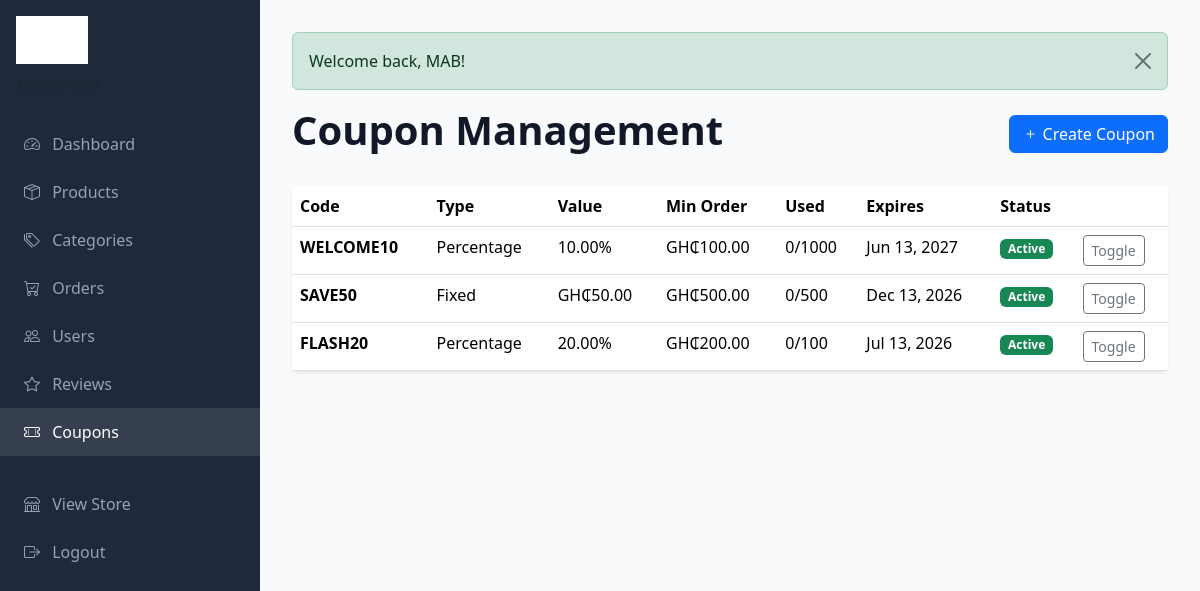
Page /admin/coupons.php (signed in) on the committed database.
### tables this page shows
CREATE TABLE IF NOT EXISTS coupons (
    id INT UNSIGNED AUTO_INCREMENT PRIMARY KEY,
    code VARCHAR(50) NOT NULL UNIQUE,
    description VARCHAR(255) DEFAULT NULL,
    discount_type ENUM('percentage', 'fixed') NOT NULL,
    discount_value DECIMAL(10,2) NOT NULL,
    min_order_amount DECIMAL(10,2) DEFAULT 0,
    max_uses INT DEFAULT NULL,
    used_count INT DEFAULT 0,
    starts_at DATETIME DEFAULT NULL,
    expires_at DATETIME DEFAULT NULL,
    is_active TINYINT(1) DEFAULT 1,
    created_at TIMESTAMP DEFAULT CURRENT_TIMESTAMP
);

### includes/security.php (called while the page is built, shortened)
<?php
function e(?string $value): string
{
    return htmlspecialchars($value ?? '', ENT_QUOTES, 'UTF-8');
}

### includes/functions.php (called while the page is built, shortened)
<?php
function formatPrice(float $amount): string
{
    return APP_CURRENCY_SYMBOL . number_format($amount, 2);
}

### admin/coupons.php (the view, shortened to what this page needs)
<?php
$pdo = getDB();
$coupons = $pdo->query('SELECT * FROM coupons ORDER BY created_at DESC')->fetchAll();
include dirname(__DIR__) . '/templates/admin/header.php';
?>
<div class="d-flex justify-content-between align-items-center mb-4">
    <h1 class="fw-bold">Coupon Management</h1>
    <button class="btn btn-primary" data-bs-toggle="modal" data-bs-target="#couponModal"><i class="bi bi-plus"></i> Create Coupon</button>
</div>
<div class="card border-0 shadow-sm">
    <table class="table table-hover mb-0">
        <thead><tr><th>Code</th><th>Type</th><th>Value</th><th>Min Order</th><th>Used</th><th>Expires</th><th>Status</th><th></th></tr></thead>
        <tbody>
        <?php foreach ($coupons as $c): ?>
        <tr>
            <td><strong><?= e($c['code']) ?></strong></td>
            <td><?= ucfirst($c['discount_type']) ?></td>
            <td><?= $c['discount_type'] === 'percentage' ? $c['discount_value'] . '%' : formatPrice((float)$c['discount_value']) ?></td>
            <td><?= formatPrice((float)$c['min_order_amount']) ?></td>
            <td><?= $c['used_count'] ?><?= $c['max_uses'] ? '/' . $c['max_uses'] : '' ?></td>
            <td><?= $c['expires_at'] ? date('M j, Y', strtotime($c['expires_at'])) : 'Never' ?></td>
            <td><span class="badge bg-<?= $c['is_active'] ? 'success' : 'secondary' ?>"><?= $c['is_active'] ? 'Active' : 'Inactive' ?></span></td>
            <td><form method="POST"><?= csrfField() ?><input type="hidden" name="action" value="toggle"><input type="hidden" name="id" value="<?= $c['id'] ?>"><button class="btn btn-sm btn-outline-secondary">Toggle</button></form></td>
        </tr>
        <?php endforeach; ?>
        </tbody>
    </table>
</div>
<?php include dirname(__DIR__) . '/templates/admin/footer.php'; ?>

### assets/css/style.css (style rules this page uses)
:root { --primary: #1a56db; --primary-dark: #1344b0; --accent: #f59e0b; --accent-soft: #fef3c7; --secondary: #6b7280; --success: #059669; --danger: #dc2626; --warning: #d97706; --bg-body: #f8fafc; --bg-card: #ffffff; --bg-nav: #ffffff; --text-primary: #111827; --text-muted: #6b7280; --border-color: #e5e7eb; --shadow: 0 1px 3px rgba(0,0,0,0.1); --shadow-lg: 0 10px 25px rgba(0,0,0,0.1); --shadow-xl: 0 20px 45px rgba(15,23,42,0.18); --radius: 8px; --transition: all 0.3s ease; }
body { font-family: 'Segoe UI', system-ui, -apple-system, sans-serif; background: var(--bg-body); color: var(--text-primary); transition: var(--transition); min-height: 100vh; }
.card { background: var(--bg-card); border-color: var(--border-color); color: var(--text-primary); }

### rows in the picture
coupons: code "WELCOME10", discount_type "Percentage", discount_value "10.00", min_order_amount "GH₵100.00", used_count "0", max_uses "1000", expires_at "Jun 13, 2027", is_active "Active"
coupons: code "SAVE50", discount_type "Fixed", discount_value "GH₵50.00", min_order_amount "GH₵500.00", used_count "0", max_uses "500", expires_at "Dec 13, 2026", is_active "Active"
coupons: code "FLASH20", discount_type "Percentage", discount_value "20.00", min_order_amount "GH₵200.00", used_count "0", max_uses "100", expires_at "Jul 13, 2026", is_active "Active"

### other values in the picture
$flash['message'] "Welcome back, MAB!"
